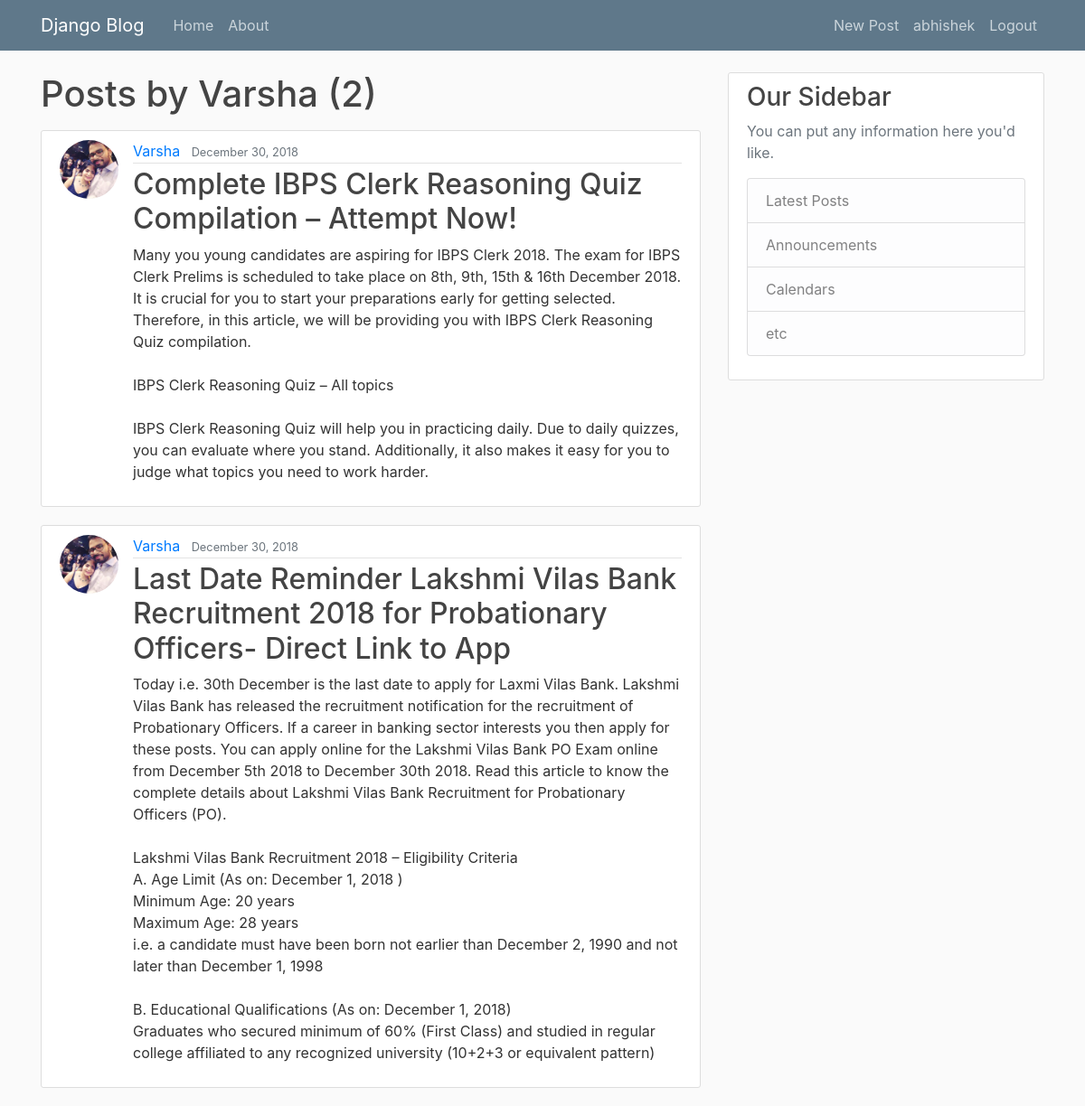
Page /user/Varsha/ (signed in) on the committed database.
### blog/models.py (models this page shows, shortened)
class Post(models.Model):
    title = models.CharField(max_length = 100)
    content = models.TextField()
    date_posted = models.DateTimeField(default=timezone.now)
    author = models.ForeignKey(User, on_delete=models.CASCADE)

### users/models.py (models this page shows, shortened)
class Profile(models.Model):
    user = models.OneToOneField(User, on_delete=models.CASCADE)
    image = models.ImageField(default='default.jpg', upload_to='profile_pics')

### blog/views.py (the view)
# urls.py: path('user/<str:username>/', UserPostListView.as_view(), name='user-posts'),
class UserPostListView(ListView):
    model = Post
    template_name = 'blog/user_posts.html' # <app>/<model>_<viewtype>.html
    context_object_name = 'posts'
    paginate_by = 3
    def get_queryset(self):
        user = get_object_or_404(User, username=self.kwargs.get('username'))
        return Post.objects.filter(author=user).order_by('-date_posted')

### blog/templates/blog/user_posts.html (shortened to what this page needs)
{% extends 'blog/base.html' %}
{% block content %}
    <h1 class="mb-3">Posts by {{view.kwargs.username}} ({{ page_obj.paginator.count }})</h1>
    {% for post in posts %}
      <article class="media content-section">
        <img class="rounded-circle article-img" src="{{post.author.profile.image.url}}">
        <div class="media-body">
          <div class="article-metadata">
            <a class="mr-2" href="{% url 'user-posts' post.author.username %}">{{ post.author }}</a>
            <small class="text-muted">{{ post.date_posted|date:"F d, Y"}}</small>
          </div>
          <h2><a class="article-title" href="{% url 'post-detail' post.id %}">{{ post.title }}</a></h2>
          <p class="article-content">{{ post.content }}</p>
        </div>
      </article>
    {% endfor %}
{% endblock content %}

### blog/templates/blog/base.html (shortened to what this page needs)
{% load static %}
<!DOCTYPE html>
<html lang="en" dir="ltr">
  <head>
    <link rel="stylesheet" href="https://stackpath.bootstrapcdn.com/bootstrap/4.1.3/css/bootstrap.min.css">
    <link rel="stylesheet" href="{% static 'blog/main.css' %}" type="text/css">
  </head>
  <body>
    <header class="site-header">
      <nav class="navbar navbar-expand-md navbar-dark bg-steel fixed-top">
        <div class="container">
          <a class="navbar-brand mr-4" href="{% url 'blog-home' %}">Django Blog</a>
          <div class="collapse navbar-collapse" id="navbarToggle">
            <div class="navbar-nav mr-auto">
              <a class="nav-item nav-link" href="{% url 'blog-home' %}">Home</a>
              <a class="nav-item nav-link" href="{% url 'blog-about' %}">About</a>
            </div>
            <div class="navbar-nav">
              {% if user.is_authenticated %}
                <a class="nav-item nav-link" href="{% url 'post-create' %}">New Post</a>
                <a class="nav-item nav-link" href="{% url 'profile' %}">{{ user.username }}</a>
                <a class="nav-item nav-link" href="{% url 'logout' %}">Logout</a>
              {% else %}
                <a class="nav-item nav-link" href="{% url 'login' %}">Login</a>
                <a class="nav-item nav-link" href="{% url 'register' %}">Register</a>
              {% endif %}
            </div>
          </div>
        </div>
      </nav>
    </header>
    <main role="main" class="container">
      <div class="row">
        <div class="col-md-8">
          {% block content %}{% endblock %}
        </div>
        <div class="col-md-4">
          <div class="content-section">
            <h3>Our Sidebar</h3>
            <p class='text-muted'>You can put any information here you'd like.
              <ul class="list-group">
                <li class="list-group-item list-group-item-light">Latest Posts</li>
                <li class="list-group-item list-group-item-light">Announcements</li>
                <li class="list-group-item list-group-item-light">Calendars</li>
                <li class="list-group-item list-group-item-light">etc</li>
              </ul>
            </p>
          </div>
        </div>
      </div>
    </main>
  </body>
</html>

### blog/static/blog/main.css (style rules this page uses)
body { background: #fafafa; color: #333333; margin-top: 5rem; }
h1, h2, h3, h4, h5, h6 { color: #444444; }
ul { margin: 0; }
.bg-steel { background-color: #5f788a; }
.site-header .navbar-nav .nav-link { color: #cbd5db; }
.content-section { background: #ffffff; padding: 10px 20px; border: 1px solid #dddddd; border-radius: 3px; margin-bottom: 20px; }
.article-title { color: #444444; }
.article-content { white-space: pre-line; }
.article-img { height: 65px; width: 65px; margin-right: 16px; }
.article-metadata { padding-bottom: 1px; margin-bottom: 4px; border-bottom: 1px solid #e3e3e3 }

### rows in the picture
Post: author.profile.image (picture), author "Varsha", date_posted "December 30, 2018", title "Complete IBPS Clerk Reasoning Quiz Compilation – Attempt Now!", content "Many you young candidates are aspiring for IBPS Clerk 2018. The exam for IBPS Clerk Prelims is scheduled to take place on 8th, 9th, 15th & 16th December 2018. It is crucial for you to start your preparations early for getting selected. Therefore, in this article, we will be providing you with IBPS Clerk Reasoning Quiz compilation. IBPS Clerk Reasoning Quiz – All topics IBPS Clerk Reasoning Quiz will help you in practicing daily. Due to daily quizzes, you can evaluate where you stand. Additionally, it also makes it easy for you to judge what topics you need to work harder."
Post: author.profile.image (picture), author "Varsha", date_posted "December 30, 2018", title "Last Date Reminder Lakshmi Vilas Bank Recruitment 2018 for Probationary Officers- Direct Link to App", content "Today i.e. 30th December is the last date to apply for Laxmi Vilas Bank. Lakshmi Vilas Bank has released the recruitment notification for the recruitment of Probationary Officers. If a career in banking sector interests you then apply for these posts. You can apply online for the Lakshmi Vilas Bank PO Exam online from December 5th 2018 to December 30th 2018. Read this article to know the complete details about Lakshmi Vilas Bank Recruitment for Probationary Officers (PO). Lakshmi Vilas Bank Recruitment 2018 – Eligibility Criteria A. Age Limit (As on: December 1, 2018 ) Minimum Age: 20 years Maximum Age: 28 years i.e. a candidate must have been born not earlier than December 2, 1990 and not…"

### other values in the picture
{{ user.username }} "abhishek"
{{ view.kwargs.username }} "Varsha"
{{ page_obj.paginator.count }} "2"
